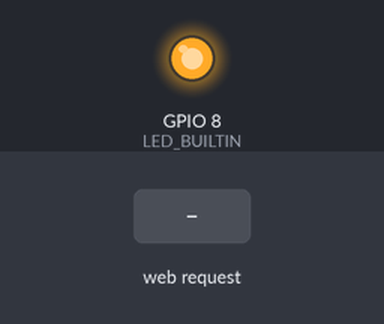
This program was run on a simulated ESP32-C3. On the bench: output pins drawn as LEDs (lit = HIGH). The inputs (shaded band) are chosen by the test bench. WiFi joins after 1.5 s; servers stay silent unless stated; not simulated (calls return 0 or success): secrets.h; what the program prints to the serial monitor is not drawn.

Above: at 3.2 s.
3.3 s: HTTP request GET /LED=ON received
At 4.0 s:
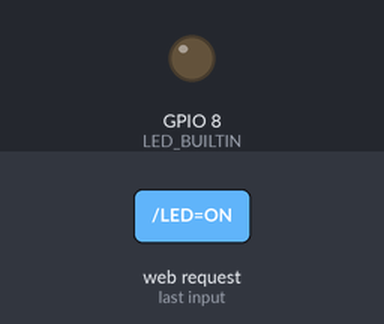
4.8 s: HTTP request GET /LED=OFF received
At 5.1 s:
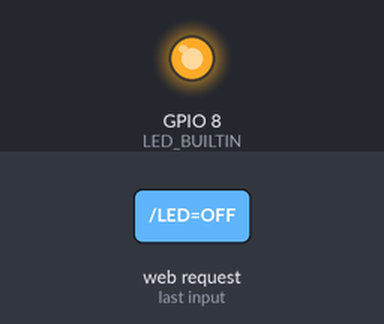
Timing chart, 0 to 7.8 s (numbered marks = the images above; inputs shaded):
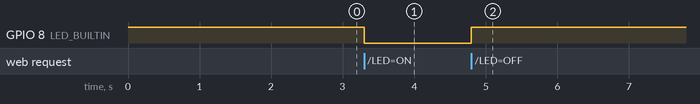

Measured:
- after the input at 3.3 s, GPIO 8 (LED_BUILTIN): HIGH → LOW at once
- after the input at 4.8 s, GPIO 8 (LED_BUILTIN): LOW → HIGH at once

The program:

main.cpp
```cpp
#include <Arduino.h>
#include <WiFi.h>
#include "secrets.h" // 包含新的头文件

// 设置固定 IP 地址
IPAddress local_IP(192, 168, 0, 130);
IPAddress gateway(192, 168, 0, 1);
IPAddress subnet(255, 255, 255, 0);
IPAddress dns(192, 168, 0, 1);

WiFiServer server(80);

void setup()
{
  Serial.begin(115200);
  pinMode(LED_BUILTIN, OUTPUT);
  digitalWrite(LED_BUILTIN, HIGH);
  Serial.println("测试串口日志打印...");

  if (!WiFi.config(local_IP, gateway, subnet, dns))
  {
    Serial.println("固定 IP 地址配置失败！");
  }

  WiFi.begin(ssid, password); // 使用 secrets.h 中的变量
  while (WiFi.status() != WL_CONNECTED)
  {
    delay(1000);
    Serial.println("连接 Wi-Fi...");
  }
  Serial.println("Wi-Fi 已连接");
  Serial.print("IP 地址: ");
  Serial.println(WiFi.localIP());

  server.begin();
}

// loop 函数保持不变
void loop()
{
  WiFiClient client = server.available();
  if (client)
  {
    Serial.println("新客户端连接");
    String request = client.readStringUntil('\r');
    Serial.println(request);
    client.flush();

    if (request.indexOf("/LED=ON") != -1)
    {
      digitalWrite(LED_BUILTIN, LOW);
      Serial.println("打开 LED");
    }
    else if (request.indexOf("/LED=OFF") != -1)
    {
      digitalWrite(LED_BUILTIN, HIGH);
      Serial.println("关闭 LED");
    }

    client.println("HTTP/1.1 200 OK");
    client.println("Content-Type: text/html");
    client.println("");
    client.println("<!DOCTYPE HTML>");
    client.println("<html>");
    client.println("<head>");
    client.println("<title>ESP32-C3 LED Control</title>");
    client.println("<style>");
    client.println("button { display: inline-block; padding: 10px 20px; font-size: 16px; margin: 10px; cursor: pointer; background-color: #4CAF50; color: white; border: none; border-radius: 5px; }");
    client.println("button:hover { background-color: #45a049; }");
    client.println("</style>");
    client.println("</head>");
    client.println("<body>");
    client.println("<h1>ESP32-C3 LED Control</h1>");
    client.println("<p>Click the buttons below to control the onboard LED:</p>");
    client.println("<a href=\"/LED=ON\"><button>Turn ON LED</button></a>");
    client.println("<a href=\"/LED=OFF\"><button>Turn OFF LED</button></a>");
    client.println("</body>");
    client.println("</html>");

    client.stop();
    Serial.println("客户端断开连接");
  }
}
```
